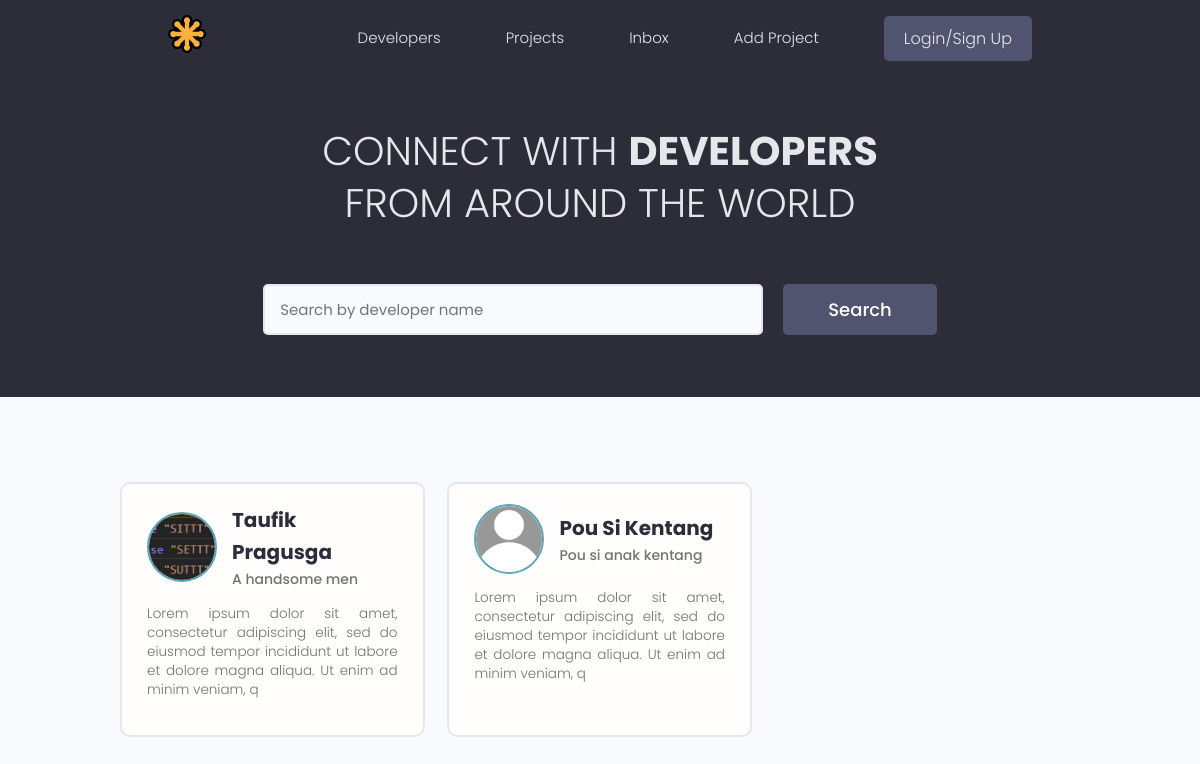
The app's page /, older data.
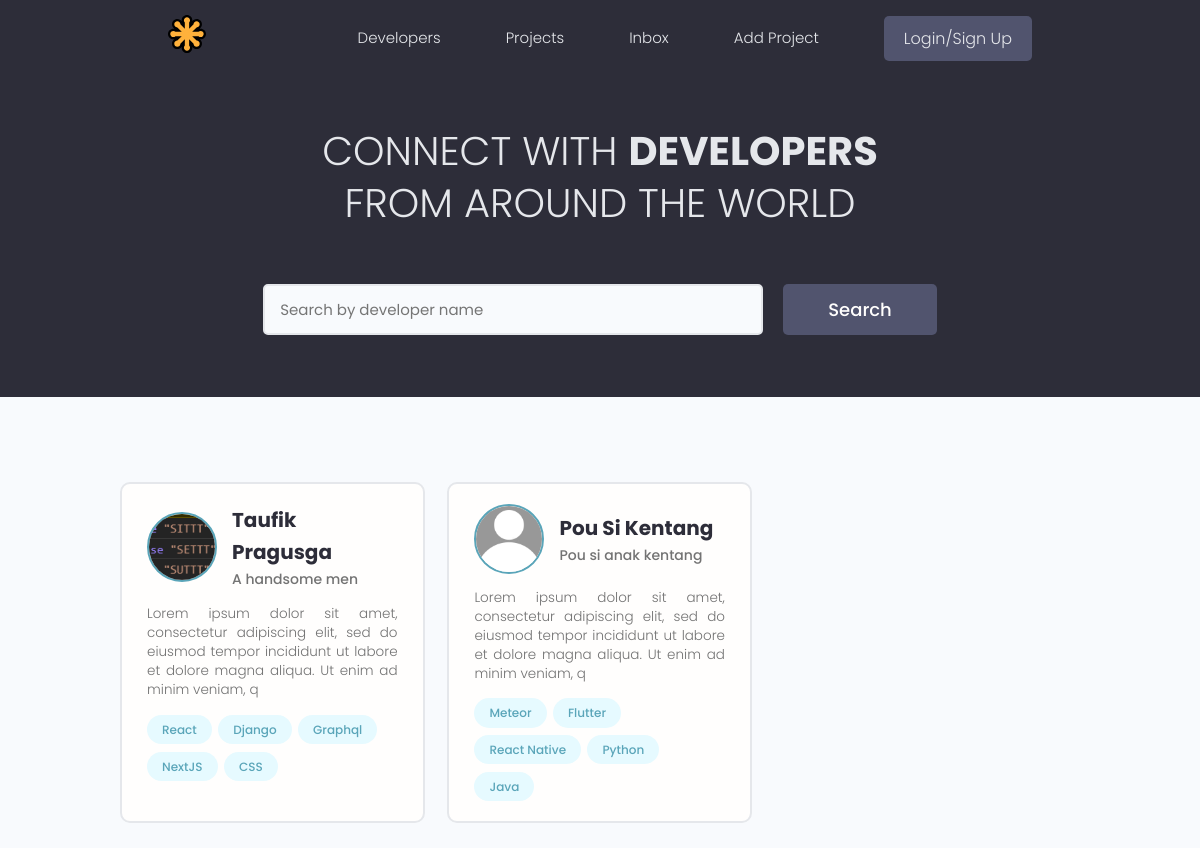
The same page, newer data.
### users/models.py (models this page shows, shortened)
class Profile(models.Model):
    id = models.UUIDField(primary_key=True, default=uuid.uuid4, editable=False)
    created_at = models.DateTimeField(auto_now_add=True)
    user = models.OneToOneField(User, on_delete=models.CASCADE)
    name = models.CharField(max_length=200, null=True, blank=True)
    username = models.CharField(max_length=200, null=True, blank=True)
    location = models.CharField(max_length=300, null=True, blank=True)
    email = models.CharField(max_length=200, null=True, blank=True)
    short_intro = models.CharField(max_length=200, null=True, blank=True)
    bio = models.TextField(null=True, blank=True)
    profile_image = models.ImageField(
        upload_to="profiles/",
        blank=True,
        null=True,
        default="profiles/default.jpg",
    )
    social_github = models.CharField(max_length=200, null=True, blank=True)
    social_twitter = models.CharField(max_length=200, null=True, blank=True)
    social_linkedin = models.CharField(max_length=200, null=True, blank=True)
    social_youtube = models.CharField(max_length=200, null=True, blank=True)

class Skill(models.Model):
    id = models.UUIDField(primary_key=True, default=uuid.uuid4, editable=False)
    created_at = models.DateTimeField(auto_now_add=True)
    owner = models.ForeignKey(
        Profile, on_delete=models.CASCADE, null=True, blank=True
    )
    name = models.CharField(max_length=200, null=True, blank=True)
    description = models.TextField(null=True, blank=True)
    def __str__(self):
        return str(self.name)

### users/views.py (the view)
# urls.py: path("", views.profiles, name="profiles"),
def profiles(request):
    profiles = Profile.objects.all()
    context = {"profiles": profiles}
    return render(request, "users/profiles.html", context)

### users/templates/users/profiles.html (shortened to what this page needs)
{% extends "main.html"%}
{% block content %}
<main class="home">
  <section class="hero-section text-center">
    <div class="container container--narrow">
      <div class="hero-section__box">
        <h2>CONNECT WITH <span>DEVELOPERS</span></h2>
        <h2>FROM AROUND THE WORLD</h2>
      </div>
      <div class="hero-section__search">
        <form class="form" action="#" method="get">
          <div class="form__field">
            <input class="input input--text" id="formInput#search" type="text" name="text"
              placeholder="Search by developer name" />
          </div>
          <input class="btn btn--sub btn--lg" type="submit" value="Search" />
        </form>
      </div>
    </div>
  </section>
  <section class="devlist">
    <div class="container">
      <div class="grid grid--three">
        {% for profile in profiles %}
        <div class="column card">
          <div class="dev">
            <a href="{% url 'user-profile' profile.id %}" class="card__body">
              <div class="dev__profile">
                <img class="avatar avatar--md" src="{{profile.profile_image.url}}" alt="{{profile.name}}" />
                <div class="dev__meta">
                  <h3>{{profile.name}}</h3>
                  <h5>{{profile.short_intro|slice:"60"}}</h5>
                </div>
              </div>
              <p class="dev__info">
                {{profile.bio|slice:"150"}}
              </p>
              <div class="dev__skills">
                {% for skill in profile.skill_set.all|slice:'5' %}
                <span class="tag tag--pill tag--main">
                  <small>{{skill}}</small>
                </span>
                {% endfor %}
              </div>
            </a>
          </div>
        </div>
        {% endfor %}
      </div>
    </div>
  </section>
</main>
{% endblock content%}

### templates/main.html (shortened to what this page needs)
<!DOCTYPE html>
{% load static %}
<html lang="en">
<head>
  <link rel="stylesheet" href="https://cdn.iconmonstr.com/1.3.0/css/iconmonstr-iconic-font.min.css" />
  <link rel="stylesheet" href="{% static 'uikit/styles/uikit.css' %}" />
  <link rel="stylesheet" href="{% static 'styles/app.css' %}" />
</head>
<body>
  {% include 'navbar.html' %}
  {% block content %}
  {% endblock content %}
</body>
</html>

### templates/navbar.html (shortened to what this page needs)
{% load static %}
<header class="header">
  <div class="container container--narrow">
    <a href="{% url 'profiles' %}" class="header__logo">
      <img src="{% static 'images/logo.svg' %}" alt="DevSearch Logo" />
    </a>
    <nav class="header__nav">
      <ul class="header__menu">
        <li class="header__menuItem"><a href="{% url 'profiles' %}">Developers</a></li>
        <li class="header__menuItem"><a href="{% url 'projects' %}">Projects</a></li>
        <li class="header__menuItem"><a href="">Inbox</a></li>
        <li class="header__menuItem"><a href="{% url 'create-project' %}">Add Project</a></li>
        <li class="header__menuItem"><a href="" class="btn btn--sub">Login/Sign Up</a></li>
      </ul>
    </nav>
  </div>
</header>

### static/styles/app.css (style rules this page uses)
:root { --color-sub: #2d2d39; }
.btn--sub { background-color: var(--color-sub-light); }
.card { border: 2px solid var(--color-light); }
img { width: 100%; }
.header { position: sticky; z-index: 111; background-color: var(--color-sub); padding: 1.5rem 0; }
.header > .container { display: flex; justify-content: space-between; align-items: center; }
.header__logo > img { height: 3.8rem; }
.header__nav > ul { display: inline-flex; align-items: center; list-style: none; gap: 6.5rem; }
.header__menuItem > a { color: var(--color-light); font-weight: 300; }
.hero-section { height: 40vh; display: flex; align-items: center; background-color: var(--color-sub); }
.hero-section__box { margin-bottom: 4rem; }
.hero-section__box > h2, .hero-section__box > h2 > span { font-size: 4rem; color: var(--color-light); line-height: 1.3; text-transform: uppercase; }
.hero-section__box > h2 { font-weight: 300; }
.hero-section__box > h2 > span { font-weight: 700; }
.hero-section__search > .form { display: flex; align-items: center; justify-content: center; gap: 2rem; }
.hero-section__search > .form input.input--text { width: 50rem; }
.devlist { margin-top: 8rem; }
.devlist .grid { align-items: stretch; }
.devlist .dev .dev__profile { display: flex; align-items: center; gap: 1.5rem; }
.devlist .dev .dev__meta h3 { color: var(--color-sub); font-size: 2rem; font-weight: 700; }
.devlist .dev .dev__meta h5 { color: var(--color-text); font-size: 1.4rem; font-weight: 500; }
.devlist .dev .dev__info { margin: 1.5rem 0; font-size: 1.35rem; line-height: 1.4; text-align: justify; }

### static/uikit/styles/modules/_variables.css (style rules this page uses)
:root { --color-main: #5aa5b9; --color-main-light: #e6faff; --color-sub: #3f4156; --color-sub-light: #51546e; --color-sub-lighter: #ededfd; --color-text: #737373; --color-gray: #8b8b8b; --color-light: #e5e7eb; --color-light-gray: #767676; --color-bg: #f8fafd; --color-white: #fffefd; --color-white-light: #f3f3f3; --color-success: #359e64; --color-success-bg: #def8e8; --color-error: #fc4b0b; --color-error-bg: #fff2ee; --font-base: 'Poppins', arial, helvetica, 'Segoe UI', roboto, ubuntu, sans-serif; --font-monospace: 'Fira Code', 'Courier New', courier, monospace; --font-regular: 300; --font-medium: 500; --font-bold: 700; --generic-shadow: 1px 1px 5px #00000010; --generic-transition: all 0.3s ease-in-out; }

### static/uikit/styles/modules/_base.css (style rules this page uses)
* { margin: 0; padding: 0; box-sizing: border-box; text-rendering: optimizeLegibility; color: inherit; font-size: inherit; }
html { font-size: 50%; }
@media only screen and (min-width: 480px) { html { font-size: 56.25%; } }
@media only screen and (min-width: 1200px) { html { font-size: 62.5%; } }
body { line-height: 1.6; font-weight: 400; font-size: 1.5rem; color: var(--color-text); background-color: var(--color-bg); min-height: 100vh; }

### static/uikit/styles/modules/_typography.css (style rules this page uses)
* { font-family: var(--font-base); }
h2 { font-size: 3.6rem; font-weight: var(--font-bold); }
h3 { font-size: 3.2rem; font-weight: var(--font-medium); }
h5 { font-size: 2.4rem; font-weight: var(--font-medium); }
h5, h6 { font-weight: var(--font-regular); }
p, span, strong { font-size: 1.6rem; color: var(--color-text); font-weight: var(--font-regular); }
a { padding-bottom: 2px; text-decoration: none; display: inline-block; color: var(--color-main); font-weight: var(--font-medium); }

### static/uikit/styles/modules/_utilities.css (style rules this page uses)
.container { width: 92%; max-width: 165rem; margin: 0 auto; box-sizing: border-box; }
.container--narrow { width: 92%; max-width: 120rem; }
@media screen and (min-width: 1000px) { .container { width: 90%; } }
@media screen and (min-width: 1000px) { .container--narrow { width: 85%; } }
@media screen and (min-width: 1200px) { .container { width: 80%; } }
@media screen and (min-width: 1200px) { .container--narrow { width: 72%; } }
.text-center { text-align: center; }

### static/uikit/styles/modules/_avatar.css (style rules this page uses)
.avatar { border-radius: 50%; border: 2px solid var(--color-main); object-fit: cover; }
.avatar--md { height: 7rem; width: 7rem; }

### static/uikit/styles/modules/_button.css (style rules this page uses)
.btn { display: inline-block; position: relative; cursor: pointer; background-color: var(--color-light); font-weight: var(--font-medium); color: var(--color-sub); text-decoration: none; padding: 1rem 2rem; border-radius: 0.5rem; border: none; width: -webkit-fit-content; width: -moz-fit-content; width: fit-content; height: -webkit-fit-content; height: -moz-fit-content; height: fit-content; font-size: 1.6rem; outline-width: 0; outline-color: transparent; -webkit-backface-visibility: hidden; backface-visibility: hidden; transition: all 0.3s ease-in-out; }
.btn--sub { background-color: var(--color-sub); color: var(--color-white); }
.btn--lg { font-size: 1.8rem; padding: 1.2rem 4.5rem; }

Row changes from the older to the newer data that the page shows:
added Skill: name "React", shown under Profile "Taufik Pragusga"
added Skill: name "Django", shown under Profile "Taufik Pragusga"
added Skill: name "Graphql", shown under Profile "Taufik Pragusga"
added Skill: name "NextJS", shown under Profile "Taufik Pragusga"
added Skill: name "CSS", shown under Profile "Taufik Pragusga"
added Skill: name "Meteor", shown under Profile "Pou Si Kentang"
added Skill: name "Flutter", shown under Profile "Pou Si Kentang"
added Skill: name "React Native", shown under Profile "Pou Si Kentang"
added Skill: name "Python", shown under Profile "Pou Si Kentang"
added Skill: name "Java", shown under Profile "Pou Si Kentang"
